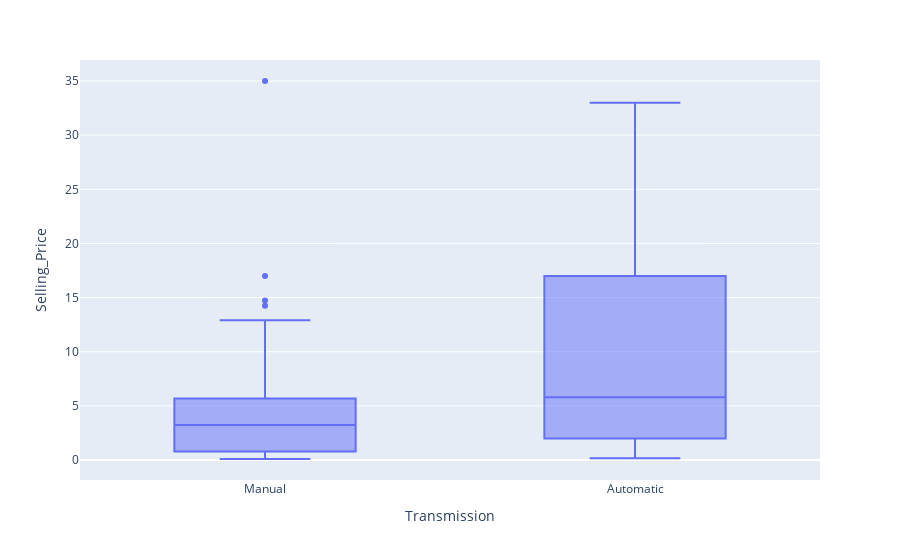

Here is the notebook cell this chart was saved with:
### Code cell
px.box(cardata,y=cardata.Selling_Price,x=cardata.Transmission)

### Figure 1 — Plotly figure (JSON) as saved in the notebook; plotly's stock layout.template omitted (floating-point values rounded to 4 significant figures; data arrays with more than 128 entries replaced by an {"elided": "..."} marker saying what was removed)
{"data": [{"alignmentgroup": "True", "hovertemplate": "Transmission=%{x}<br>Selling_Price=%{y}<extra></extra>", "legendgroup": "", "marker": {"color": "#636efa"}, "name": "", "notched": false, "offsetgroup": "", "orientation": "v", "showlegend": false, "type": "box", "x": {"elided": "301 str values"}, "x0": " ", "xaxis": "x", "y": {"elided": "301 float values"}, "y0": " ", "yaxis": "y"}], "layout": {"boxmode": "group", "legend": {"tracegroupgap": 0}, "margin": {"t": 60}, "xaxis": {"anchor": "y", "domain": [0, 1], "title": {"text": "Transmission"}}, "yaxis": {"anchor": "x", "domain": [0, 1], "title": {"text": "Selling_Price"}}}}
